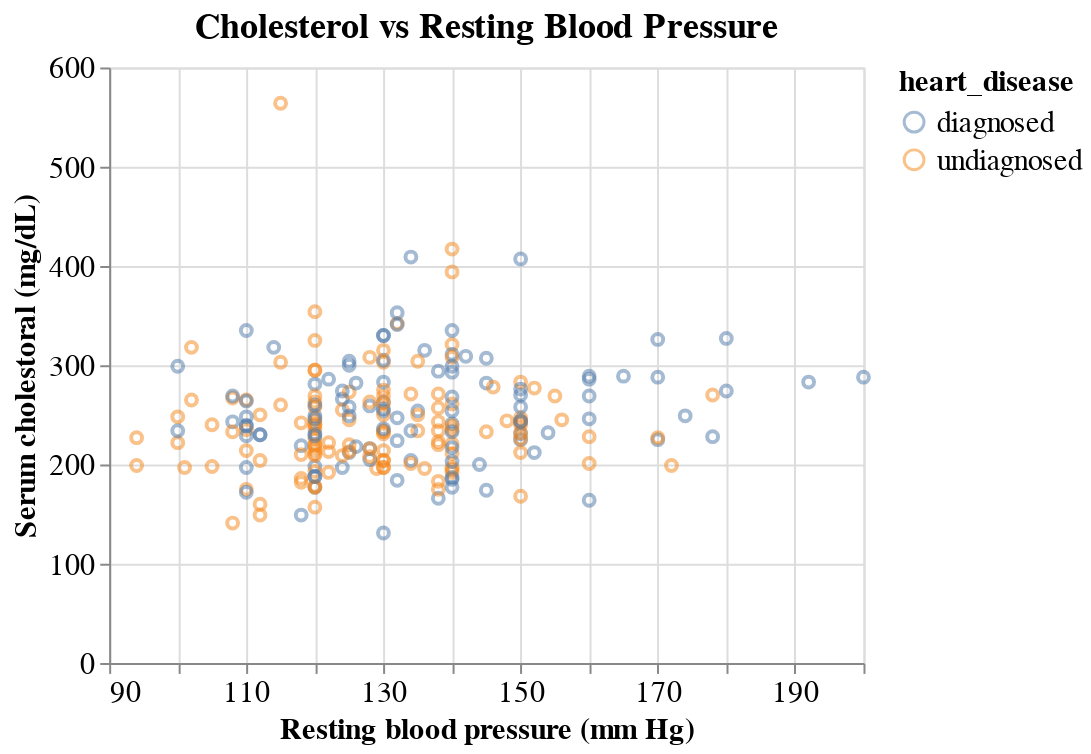

Notebook code for this chart:
### Markdown cell above
With the distribution of the number of individuals who were diagnosed for heart disease, We can see that the range of middle 50s to middle 60s has the most abundant indivuduals diagnosed in females. On the other hand, we can see that individuals diagnosed spread into the broad range from late 30s to ealy 70s for males.

### Code cell
rest_bp_vs_cholesterol_plot = (
    alt.Chart(heart_disease_train , title= "Cholesterol vs Resting Blood Pressure")
    .mark_point(opacity= 0.5) 
    .encode(
        x=alt.X("resting_blood_pressure", title = "Resting blood pressure (mm Hg)", scale=alt.Scale(zero=False)),
        y=alt.Y("cholesterol", title = "Serum cholestoral (mg/dL)"),
        color="heart_disease"
    )
    .configure_title(fontSize=18)
    .configure_axis(labelFontSize=15, titleFontSize=15)
    .configure_legend(labelFontSize=15, titleFontSize=15)
    .properties(width=380, height=300)
)

rest_bp_vs_cholesterol_plot

### Figure 1 — Vega-Lite specification as saved in the notebook (floating-point values rounded to 4 significant figures; data arrays with more than 128 entries replaced by an {"elided": "..."} marker saying what was removed)
{"config": {"view": {"continuousWidth": 400, "continuousHeight": 300}, "axis": {"labelFontSize": 15, "titleFontSize": 15}, "legend": {"labelFontSize": 15, "titleFontSize": 15}, "title": {"fontSize": 18}}, "data": {"name": "data-2fc884aa0bd4567cd6c8b61a39c9448f"}, "mark": {"type": "point", "opacity": 0.5}, "encoding": {"color": {"field": "heart_disease", "type": "nominal"}, "x": {"field": "resting_blood_pressure", "scale": {"zero": false}, "title": "Resting blood pressure (mm Hg)", "type": "quantitative"}, "y": {"field": "cholesterol", "title": "Serum cholestoral (mg/dL)", "type": "quantitative"}}, "height": 300, "title": "Cholesterol vs Resting Blood Pressure", "width": 380, "$schema": "https://vega.github.io/schema/vega-lite/v4.17.0.json", "datasets": {"data-2fc884aa0bd4567cd6c8b61a39c9448f": {"elided": "227 records"}}}
